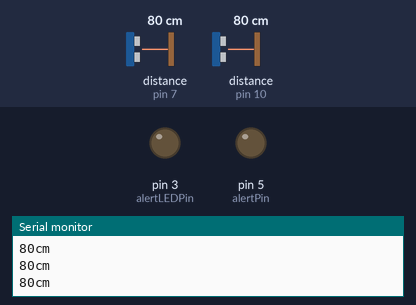
A sketch run on a simulated Arduino Uno, built with avr-gcc and run on an emulated ATmega328P. Shown: output pins drawn as LEDs (lit = HIGH), the last lines printed to the serial monitor. Wiring (inferred from the names in the program): 2 × ultrasonic range finder: trigger pin 6, echo pin 7 / trigger pin 9, echo pin 10. Inputs (shaded band) come from the test bench; at power-on: distance to the obstacle (sensors on pin 7, pin 10) 80 cm. The echo pulse lasts 58.3 µs per cm; pins used as bus, display or sensor lines are not drawn.

Above: at 1.2 s.
1.3 s: distance to the obstacle (sensor on pin 7) set to 46 cm
4.3 s: distance to the obstacle (sensor on pin 7) set to 39 cm
At 5.0 s:
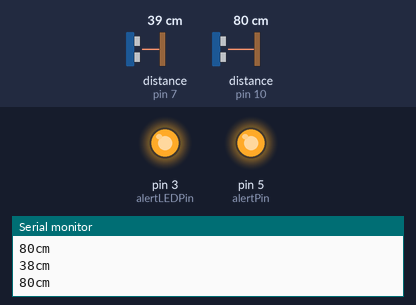
5.8 s: distance to the obstacle (sensor on pin 7) set to 60 cm
At 6.1 s:
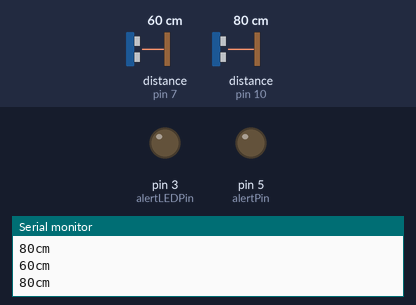
7.3 s: distance to the obstacle (sensor on pin 7) set to 2 cm
At 8.2 s:
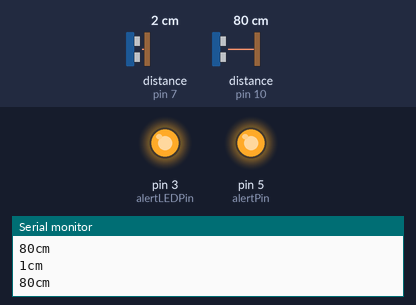
Timing chart, 0 to 10.3 s (numbered marks = the images above; inputs shaded):
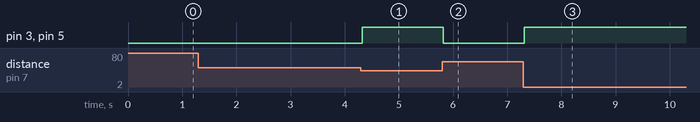

Measured:
- the behaviour switches between 42 and 41 cm on distance to the obstacle (sensor on pin 7) (found by bisection; images 0 and 1)
- after the input at 4.3 s, pin 3 (alertLEDPin), pin 5 (alertPin): LOW → HIGH at once
- after the input at 5.8 s, pin 3 (alertLEDPin), pin 5 (alertPin): HIGH → LOW at once
- after the input at 7.3 s, pin 3 (alertLEDPin), pin 5 (alertPin): LOW → HIGH at once

The sketch:

dualSensor.ino
```cpp
const int pingPin1 = 6; // Trigger Pin of Ultrasonic Sensor
const int echoPin1 = 7; // Echo Pin of Ultrasonic Sensor
const int pingPin2 = 9; // Trigger Pin of Ultrasonic Sensor
const int echoPin2 = 10; // Echo Pin of Ultrasonic Sensor
const int alertPin = 5;
const int alertLEDPin = 3;

const int limitDistance = 40;
long getDistance1() {
  long duration, inches, cm1;
  pinMode(pingPin1, OUTPUT);
  digitalWrite(pingPin1, LOW);
  delayMicroseconds(2);
  digitalWrite(pingPin1, HIGH);
  delayMicroseconds(10);
  digitalWrite(pingPin1, LOW);

  duration = pulseIn(echoPin1, HIGH);
  //  inches = microsecondsToInches(duration);
  cm1 = microsecondsToCentimeters(duration);

  return cm1;
}


long getDistance2() {
  long duration, inches, cm2;
  pinMode(pingPin2, OUTPUT);
  digitalWrite(pingPin2, LOW);
  delayMicroseconds(2);
  digitalWrite(pingPin2, HIGH);
  delayMicroseconds(10);
  digitalWrite(pingPin2, LOW);

  duration = pulseIn(echoPin2, HIGH);
  //  inches = microsecondsToInches(duration);
  cm2 = microsecondsToCentimeters(duration);

  return cm2;
}

void setup() {
  Serial.begin(9600); // Starting Serial Terminal
  pinMode(alertPin, OUTPUT);
  pinMode(alertLEDPin, OUTPUT);
}

void loop() {

  pinMode(echoPin1, INPUT);
    pinMode(echoPin2, INPUT);
  long dist1 = getDistance1();
  long dist2 = getDistance2();
//  while (dist1 <= limitDistance || dist2 <= limitDistance ) {
  while (dist1 <= limitDistance) {

    digitalWrite(alertPin, HIGH);
    digitalWrite(alertLEDPin, HIGH);
    Serial.print(getDistance1());
    Serial.print("cm");
    Serial.println();
    Serial.print(getDistance2());
    Serial.print("cm");
    Serial.println();
    dist1 = getDistance1();
    dist2 = getDistance2();
  }

  digitalWrite(alertPin, LOW);
  digitalWrite(alertLEDPin, LOW);
  Serial.print(getDistance1());
  Serial.print("cm");
  Serial.println();
  Serial.print(getDistance2());
  Serial.print("cm");
  Serial.println();
  delay(10);
}


long microsecondsToCentimeters(long microseconds) {
  return microseconds / 29 / 2;
}
```
